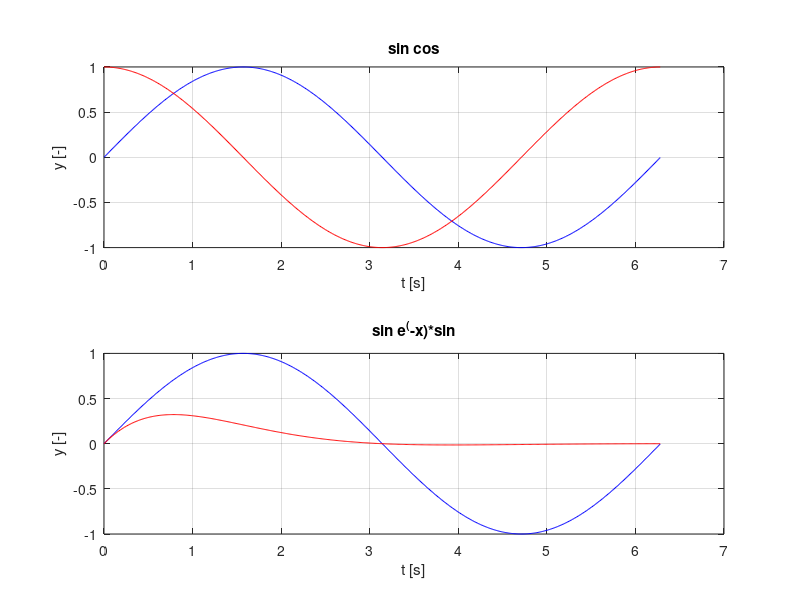

Reproduce this figure in MATLAB.
clc
clearvars
x=0:0.01:2*pi;
y=sin(x);
y2=cos(x);
y3=exp(-x).*y; %e^(-x)*sin(x)
figure
subplot(2,1,1)
plot(x,y,'b',x,y2,'r')
grid
xlabel('t [s]')
ylabel('y [-]')
title('sin cos')
subplot(2,1,2)
plot(x,y,'b',x,y3,'r')
grid
xlabel('t [s]')
ylabel('y [-]')
title('sin e^(-x)*sin')